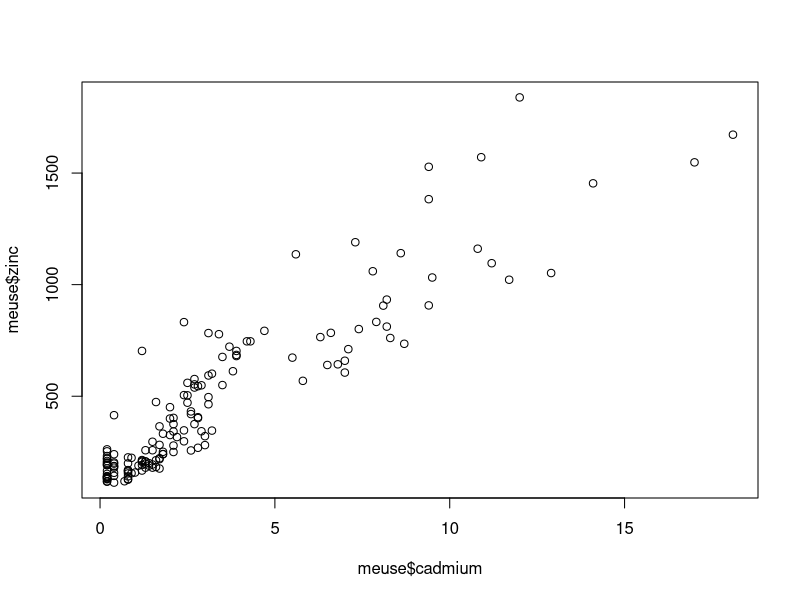
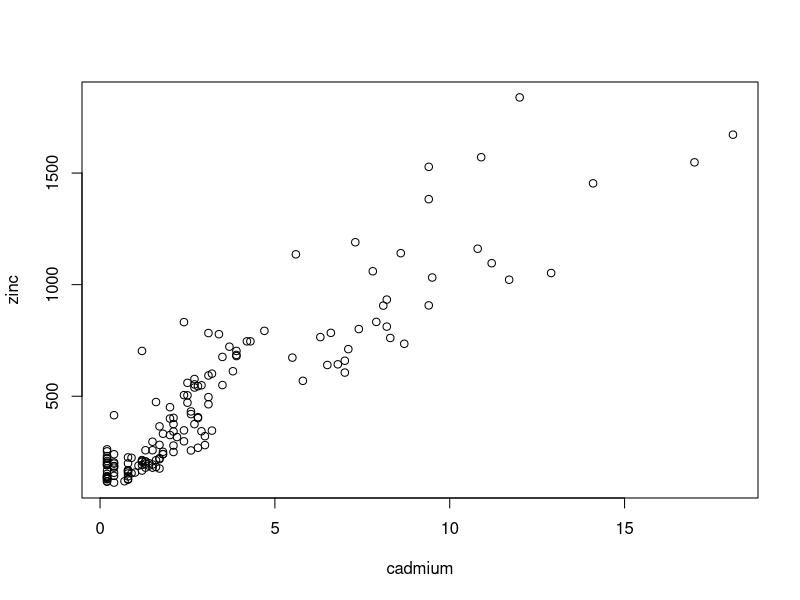
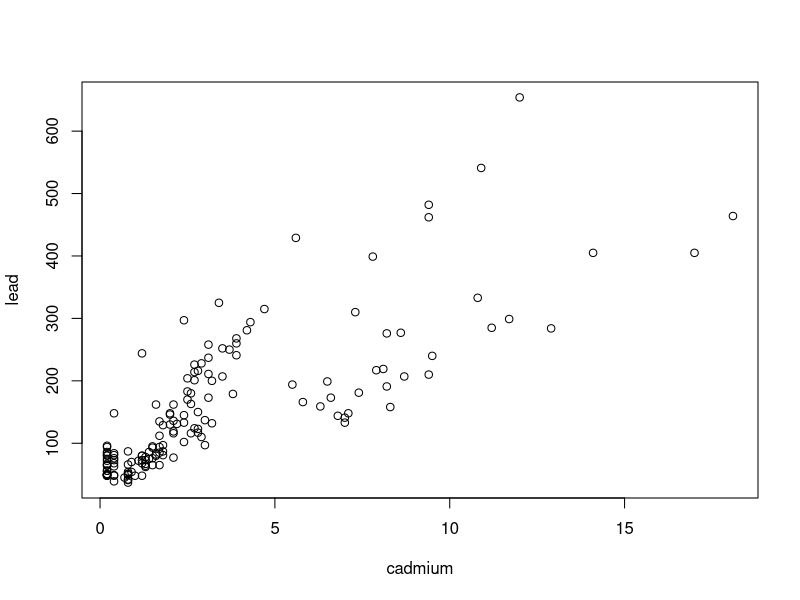
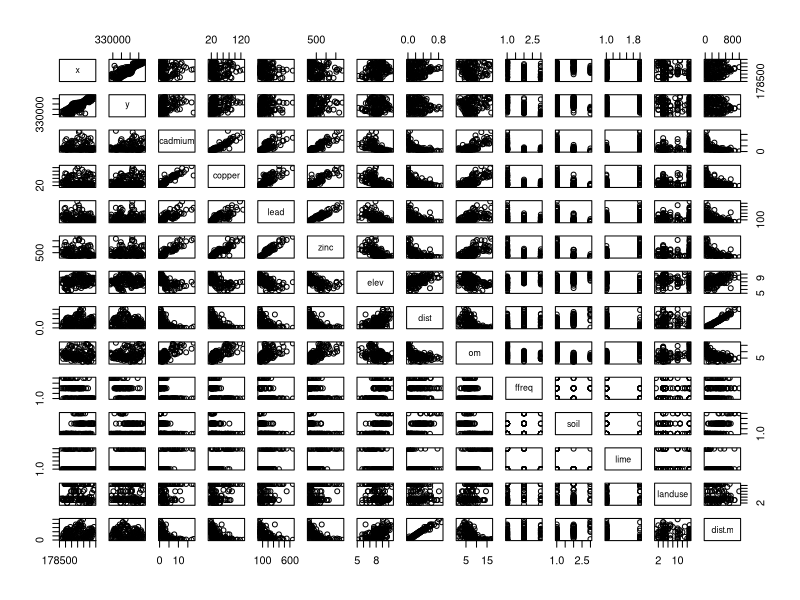
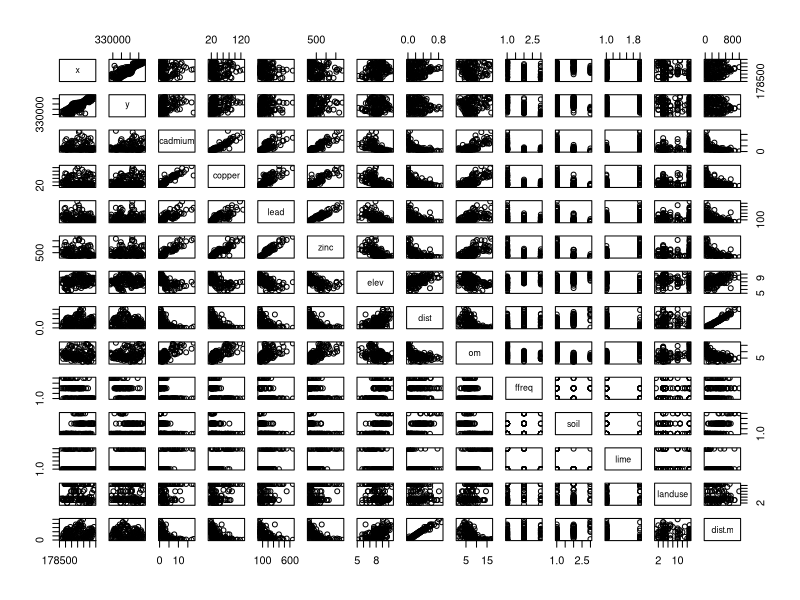
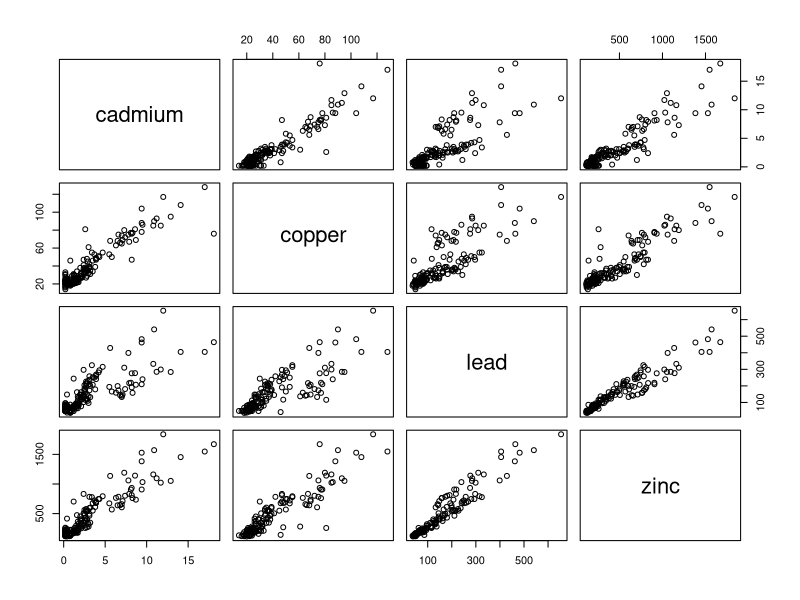
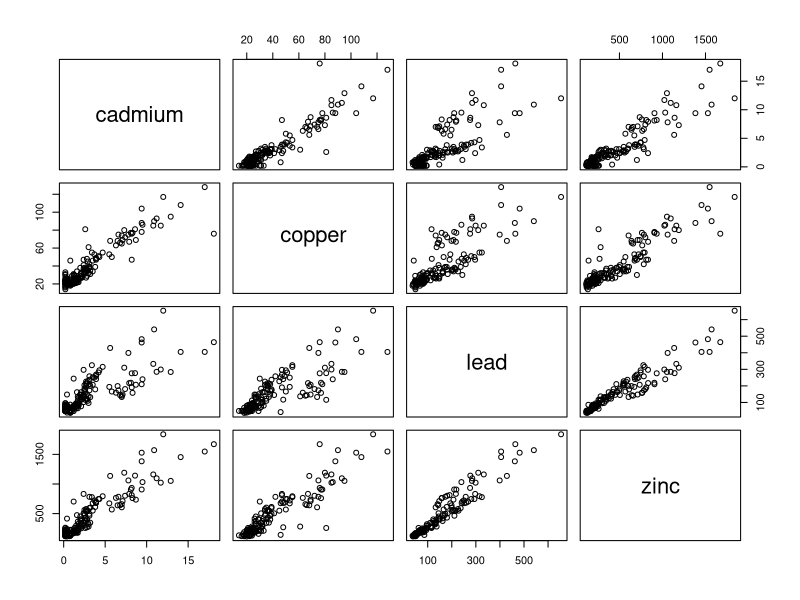
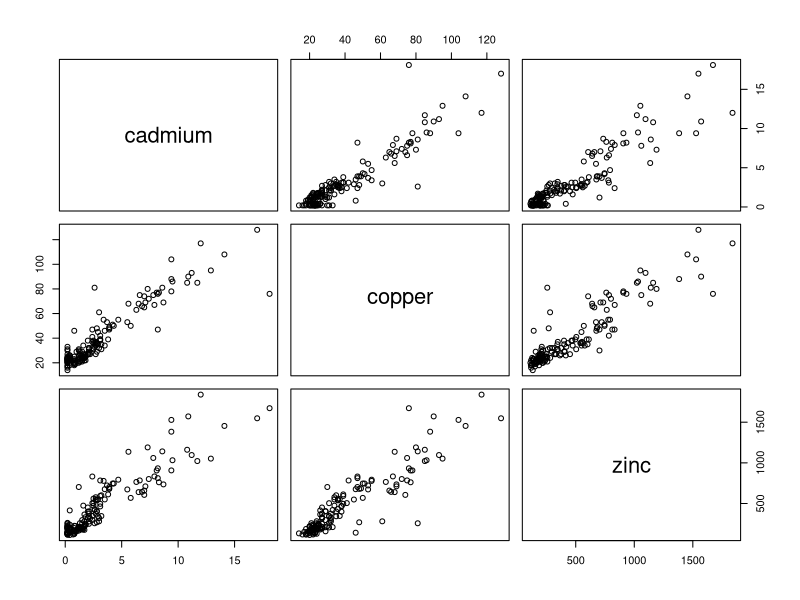

Recreate these plots in R, in order.
# R code for plotting the relationships among ecological variables

install.packages("sp")
library(sp)

# data is used to recall datasets
data(meuse)

View(meuse)

head(meuse)


# Exercise
# mean of all the variables?
summary(meuse)

# plotting the variables (relationship between two variables)
# plot zinc (y) and cadmium (x)
#$
plot(meuse$cadmium, meuse$zinc)


# we can also use the attach function

attach(meuse)
plot(cadmium, zinc)
plot(cadmium,lead)

#to see all the possible relationships
#pairs function
pairs(meuse)

#how to pair only some elements of the dataset

# Second lecture on ecological variables

#recall the package sp, recall the dataset meuse
library(sp)
data(meuse)

pairs(meuse)
head(meuse)

#cadmium copper lead zinc
#pairs with soil variables
# from column 3 to 6
pairs(meuse[,3:6])

#let's use the name of the columns
pairs(~cadmium+copper+lead+zinc, data=meuse) 

#let's prettify the graph
#exercise: just use cadmium, lead, zinc
pairs(~cadmium+copper+zinc, data=meuse) 

#exercise: change the color
pairs(~cadmium+copper+lead+zinc, data=meuse, col="green") 

#exercise: change the symbol to filled triangles
pairs(~cadmium+copper+lead+zinc, data=meuse, col="green", pch=17)

#increase the size of the triangle
pairs(~cadmium+copper+lead+zinc, data=meuse, col="green", pch=17, cex=3)
